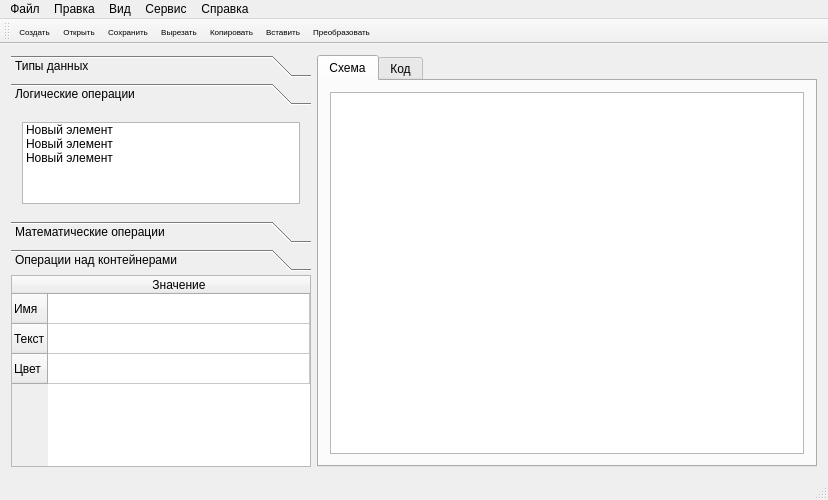
<?xml version="1.0" encoding="UTF-8"?>
<ui version="4.0">
 <class>MainWindow</class>
 <widget class="QMainWindow" name="MainWindow">
  <property name="enabled">
   <bool>true</bool>
  </property>
  <property name="geometry">
   <rect>
    <x>0</x>
    <y>0</y>
    <width>818</width>
    <height>500</height>
   </rect>
  </property>
  <property name="sizePolicy">
   <sizepolicy hsizetype="Preferred" vsizetype="MinimumExpanding">
    <horstretch>0</horstretch>
    <verstretch>0</verstretch>
   </sizepolicy>
  </property>
  <property name="minimumSize">
   <size>
    <width>0</width>
    <height>500</height>
   </size>
  </property>
  <property name="baseSize">
   <size>
    <width>1900</width>
    <height>950</height>
   </size>
  </property>
  <property name="focusPolicy">
   <enum>Qt::NoFocus</enum>
  </property>
  <property name="windowTitle">
   <string>Spindle</string>
  </property>
  <property name="windowIcon">
   <iconset resource="myres.qrc">
    <normaloff>:/resources/images/icon/logo.ico</normaloff>:/resources/images/icon/logo.ico</iconset>
  </property>
  <property name="iconSize">
   <size>
    <width>30</width>
    <height>30</height>
   </size>
  </property>
  <widget class="QWidget" name="centralWidget">
   <layout class="QHBoxLayout" name="horizontalLayout">
    <property name="sizeConstraint">
     <enum>QLayout::SetDefaultConstraint</enum>
    </property>
    <item>
     <layout class="QVBoxLayout" name="verticalLayout_3" stretch="300,0">
      <property name="spacing">
       <number>4</number>
      </property>
      <property name="leftMargin">
       <number>0</number>
      </property>
      <property name="topMargin">
       <number>0</number>
      </property>
      <property name="bottomMargin">
       <number>0</number>
      </property>
      <item>
       <widget class="QToolBox" name="toolBox_2">
        <property name="sizePolicy">
         <sizepolicy hsizetype="Maximum" vsizetype="Preferred">
          <horstretch>0</horstretch>
          <verstretch>0</verstretch>
         </sizepolicy>
        </property>
        <property name="minimumSize">
         <size>
          <width>300</width>
          <height>0</height>
         </size>
        </property>
        <property name="currentIndex">
         <number>1</number>
        </property>
        <widget class="QWidget" name="page_type">
         <property name="geometry">
          <rect>
           <x>0</x>
           <y>0</y>
           <width>300</width>
           <height>110</height>
          </rect>
         </property>
         <attribute name="label">
          <string>Типы данных</string>
         </attribute>
         <layout class="QHBoxLayout" name="horizontalLayout_4">
          <item>
           <widget class="QListWidget" name="listWidget">
            <item>
             <property name="text">
              <string>Новый элемент</string>
             </property>
             <property name="icon">
              <iconset resource="myres.qrc">
               <normaloff>:/resources/images/items/01.png</normaloff>:/resources/images/items/01.png</iconset>
             </property>
            </item>
           </widget>
          </item>
         </layout>
        </widget>
        <widget class="QWidget" name="page_log_op">
         <property name="geometry">
          <rect>
           <x>0</x>
           <y>0</y>
           <width>300</width>
           <height>110</height>
          </rect>
         </property>
         <attribute name="label">
          <string>Логические операции </string>
         </attribute>
         <layout class="QHBoxLayout" name="horizontalLayout_5">
          <item>
           <widget class="QListWidget" name="listWidget_2">
            <property name="dragEnabled">
             <bool>false</bool>
            </property>
            <property name="dragDropOverwriteMode">
             <bool>true</bool>
            </property>
            <property name="dragDropMode">
             <enum>QAbstractItemView::DragOnly</enum>
            </property>
            <property name="defaultDropAction">
             <enum>Qt::CopyAction</enum>
            </property>
            <item>
             <property name="text">
              <string>Новый элемент</string>
             </property>
             <property name="icon">
              <iconset resource="myres.qrc">
               <normaloff>:/resources/images/items/01.png</normaloff>:/resources/images/items/01.png</iconset>
             </property>
            </item>
            <item>
             <property name="text">
              <string>Новый элемент</string>
             </property>
             <property name="icon">
              <iconset resource="myres.qrc">
               <normaloff>:/resources/images/items/02.png</normaloff>:/resources/images/items/02.png</iconset>
             </property>
            </item>
            <item>
             <property name="text">
              <string>Новый элемент</string>
             </property>
            </item>
           </widget>
          </item>
         </layout>
        </widget>
        <widget class="QWidget" name="page_2_math_op">
         <property name="geometry">
          <rect>
           <x>0</x>
           <y>0</y>
           <width>300</width>
           <height>110</height>
          </rect>
         </property>
         <attribute name="label">
          <string>Математические операции</string>
         </attribute>
         <layout class="QHBoxLayout" name="horizontalLayout_6">
          <item>
           <widget class="QListWidget" name="listWidget_3"/>
          </item>
         </layout>
        </widget>
        <widget class="QWidget" name="page_op_con">
         <property name="geometry">
          <rect>
           <x>0</x>
           <y>0</y>
           <width>300</width>
           <height>110</height>
          </rect>
         </property>
         <attribute name="label">
          <string>Операции над контейнерами</string>
         </attribute>
         <layout class="QHBoxLayout" name="horizontalLayout_7">
          <item>
           <widget class="QListWidget" name="listWidget_4"/>
          </item>
         </layout>
        </widget>
       </widget>
      </item>
      <item>
       <widget class="QTableWidget" name="tableWidget">
        <property name="sizePolicy">
         <sizepolicy hsizetype="Maximum" vsizetype="Expanding">
          <horstretch>0</horstretch>
          <verstretch>0</verstretch>
         </sizepolicy>
        </property>
        <property name="minimumSize">
         <size>
          <width>300</width>
          <height>0</height>
         </size>
        </property>
        <property name="mouseTracking">
         <bool>false</bool>
        </property>
        <property name="tabletTracking">
         <bool>false</bool>
        </property>
        <property name="acceptDrops">
         <bool>false</bool>
        </property>
        <property name="layoutDirection">
         <enum>Qt::LeftToRight</enum>
        </property>
        <property name="autoFillBackground">
         <bool>false</bool>
        </property>
        <property name="sizeAdjustPolicy">
         <enum>QAbstractScrollArea::AdjustIgnored</enum>
        </property>
        <property name="autoScrollMargin">
         <number>16</number>
        </property>
        <property name="dragEnabled">
         <bool>false</bool>
        </property>
        <property name="textElideMode">
         <enum>Qt::ElideLeft</enum>
        </property>
        <property name="verticalScrollMode">
         <enum>QAbstractItemView::ScrollPerItem</enum>
        </property>
        <property name="gridStyle">
         <enum>Qt::SolidLine</enum>
        </property>
        <property name="sortingEnabled">
         <bool>false</bool>
        </property>
        <attribute name="horizontalHeaderVisible">
         <bool>true</bool>
        </attribute>
        <attribute name="horizontalHeaderCascadingSectionResizes">
         <bool>true</bool>
        </attribute>
        <attribute name="horizontalHeaderDefaultSectionSize">
         <number>75</number>
        </attribute>
        <attribute name="horizontalHeaderHighlightSections">
         <bool>true</bool>
        </attribute>
        <attribute name="horizontalHeaderMinimumSectionSize">
         <number>30</number>
        </attribute>
        <attribute name="horizontalHeaderShowSortIndicator" stdset="0">
         <bool>false</bool>
        </attribute>
        <attribute name="horizontalHeaderStretchLastSection">
         <bool>true</bool>
        </attribute>
        <attribute name="verticalHeaderVisible">
         <bool>true</bool>
        </attribute>
        <attribute name="verticalHeaderCascadingSectionResizes">
         <bool>false</bool>
        </attribute>
        <attribute name="verticalHeaderDefaultSectionSize">
         <number>30</number>
        </attribute>
        <attribute name="verticalHeaderHighlightSections">
         <bool>true</bool>
        </attribute>
        <attribute name="verticalHeaderMinimumSectionSize">
         <number>14</number>
        </attribute>
        <attribute name="verticalHeaderShowSortIndicator" stdset="0">
         <bool>false</bool>
        </attribute>
        <attribute name="verticalHeaderStretchLastSection">
         <bool>false</bool>
        </attribute>
        <row>
         <property name="text">
          <string>Имя</string>
         </property>
        </row>
        <row>
         <property name="text">
          <string>Текст</string>
         </property>
        </row>
        <row>
         <property name="text">
          <string>Цвет</string>
         </property>
        </row>
        <column>
         <property name="text">
          <string>Значение</string>
         </property>
        </column>
        <item row="2" column="0">
         <property name="text">
          <string/>
         </property>
         <property name="background">
          <brush brushstyle="NoBrush">
           <color alpha="255">
            <red>0</red>
            <green>0</green>
            <blue>0</blue>
           </color>
          </brush>
         </property>
         <property name="foreground">
          <brush brushstyle="NoBrush">
           <color alpha="255">
            <red>0</red>
            <green>0</green>
            <blue>0</blue>
           </color>
          </brush>
         </property>
        </item>
       </widget>
      </item>
     </layout>
    </item>
    <item>
     <widget class="QTabWidget" name="tabWidget">
      <property name="minimumSize">
       <size>
        <width>500</width>
        <height>0</height>
       </size>
      </property>
      <property name="tabShape">
       <enum>QTabWidget::Rounded</enum>
      </property>
      <property name="currentIndex">
       <number>0</number>
      </property>
      <property name="elideMode">
       <enum>Qt::ElideNone</enum>
      </property>
      <property name="documentMode">
       <bool>false</bool>
      </property>
      <property name="movable">
       <bool>false</bool>
      </property>
      <property name="tabBarAutoHide">
       <bool>false</bool>
      </property>
      <widget class="QWidget" name="tap_scheme">
       <attribute name="title">
        <string>Схема</string>
       </attribute>
       <layout class="QHBoxLayout" name="horizontalLayout_2">
        <item>
         <widget class="QGraphicsView" name="graphicsView">
          <property name="dragMode">
           <enum>QGraphicsView::NoDrag</enum>
          </property>
         </widget>
        </item>
       </layout>
      </widget>
      <widget class="QWidget" name="tap_code">
       <attribute name="title">
        <string>Код</string>
       </attribute>
       <layout class="QHBoxLayout" name="horizontalLayout_3">
        <item>
         <widget class="QTextEdit" name="textEdit">
          <property name="font">
           <font>
            <family>MS Shell Dlg 2</family>
           </font>
          </property>
          <property name="html">
           <string>&lt;!DOCTYPE HTML PUBLIC &quot;-//W3C//DTD HTML 4.0//EN&quot; &quot;http://www.w3.org/TR/REC-html40/strict.dtd&quot;&gt;
&lt;html&gt;&lt;head&gt;&lt;meta name=&quot;qrichtext&quot; content=&quot;1&quot; /&gt;&lt;style type=&quot;text/css&quot;&gt;
p, li { white-space: pre-wrap; }
&lt;/style&gt;&lt;/head&gt;&lt;body style=&quot; font-family:'MS Shell Dlg 2'; font-size:8pt; font-weight:400; font-style:normal;&quot;&gt;
&lt;p style=&quot; margin-top:12px; margin-bottom:12px; margin-left:0px; margin-right:0px; -qt-block-indent:0; text-indent:0px;&quot;&gt;&lt;span style=&quot; font-family:'Courier New'; font-size:10pt; color:#000000;&quot;&gt;var s:string;&lt;/span&gt;&lt;/p&gt;
&lt;p style=&quot; margin-top:12px; margin-bottom:12px; margin-left:0px; margin-right:0px; -qt-block-indent:0; text-indent:0px;&quot;&gt;&lt;span style=&quot; font-family:'Courier New'; font-size:10pt; color:#000000;&quot;&gt;    r:real;&lt;/span&gt;&lt;/p&gt;
&lt;p style=&quot; margin-top:12px; margin-bottom:12px; margin-left:0px; margin-right:0px; -qt-block-indent:0; text-indent:0px;&quot;&gt;&lt;span style=&quot; font-family:'Courier New'; font-size:10pt; color:#000000;&quot;&gt;    i,j,n:integer;&lt;/span&gt;&lt;/p&gt;
&lt;p style=&quot; margin-top:12px; margin-bottom:12px; margin-left:0px; margin-right:0px; -qt-block-indent:0; text-indent:0px;&quot;&gt;&lt;span style=&quot; font-family:'Courier New'; font-size:10pt; color:#000000;&quot;&gt;begin&lt;/span&gt;&lt;/p&gt;
&lt;p style=&quot; margin-top:12px; margin-bottom:12px; margin-left:0px; margin-right:0px; -qt-block-indent:0; text-indent:0px;&quot;&gt;&lt;span style=&quot; font-family:'Courier New'; font-size:10pt; color:#000000;&quot;&gt;    r:=0;&lt;/span&gt;&lt;/p&gt;
&lt;p style=&quot; margin-top:12px; margin-bottom:12px; margin-left:0px; margin-right:0px; -qt-block-indent:0; text-indent:0px;&quot;&gt;&lt;span style=&quot; font-family:'Courier New'; font-size:10pt; color:#000000;&quot;&gt;    readln(s);&lt;/span&gt;&lt;/p&gt;
&lt;p style=&quot; margin-top:12px; margin-bottom:12px; margin-left:0px; margin-right:0px; -qt-block-indent:0; text-indent:0px;&quot;&gt;&lt;span style=&quot; font-family:'Courier New'; font-size:10pt; color:#000000;&quot;&gt;    for i:=1 to length(s) do begin&lt;/span&gt;&lt;/p&gt;
&lt;p style=&quot; margin-top:12px; margin-bottom:12px; margin-left:0px; margin-right:0px; -qt-block-indent:0; text-indent:0px;&quot;&gt;&lt;span style=&quot; font-family:'Courier New'; font-size:10pt; color:#000000;&quot;&gt;       n:=0;&lt;/span&gt;&lt;/p&gt;
&lt;p style=&quot; margin-top:12px; margin-bottom:12px; margin-left:0px; margin-right:0px; -qt-block-indent:0; text-indent:0px;&quot;&gt;&lt;span style=&quot; font-family:'Courier New'; font-size:10pt; color:#000000;&quot;&gt;       for j:=1 to length(s) do begin&lt;/span&gt;&lt;/p&gt;
&lt;p style=&quot; margin-top:12px; margin-bottom:12px; margin-left:0px; margin-right:0px; -qt-block-indent:0; text-indent:0px;&quot;&gt;&lt;span style=&quot; font-family:'Courier New'; font-size:10pt; color:#000000;&quot;&gt;          if s[i]=s[j] then inc(n);&lt;/span&gt;&lt;/p&gt;
&lt;p style=&quot; margin-top:12px; margin-bottom:12px; margin-left:0px; margin-right:0px; -qt-block-indent:0; text-indent:0px;&quot;&gt;&lt;span style=&quot; font-family:'Courier New'; font-size:10pt; color:#000000;&quot;&gt;       end;&lt;/span&gt;&lt;/p&gt;
&lt;p style=&quot; margin-top:12px; margin-bottom:12px; margin-left:0px; margin-right:0px; -qt-block-indent:0; text-indent:0px;&quot;&gt;&lt;span style=&quot; font-family:'Courier New'; font-size:10pt; color:#000000;&quot;&gt;       r:=r+1/n;&lt;/span&gt;&lt;/p&gt;
&lt;p style=&quot; margin-top:12px; margin-bottom:12px; margin-left:0px; margin-right:0px; -qt-block-indent:0; text-indent:0px;&quot;&gt;&lt;span style=&quot; font-family:'Courier New'; font-size:10pt; color:#000000;&quot;&gt;    end;&lt;/span&gt;&lt;/p&gt;
&lt;p style=&quot; margin-top:12px; margin-bottom:12px; margin-left:0px; margin-right:0px; -qt-block-indent:0; text-indent:0px;&quot;&gt;&lt;span style=&quot; font-family:'Courier New'; font-size:10pt; color:#000000;&quot;&gt;    writeln('количество различных букв = ', r:1:0);&lt;/span&gt;&lt;/p&gt;
&lt;p style=&quot; margin-top:12px; margin-bottom:12px; margin-left:0px; margin-right:0px; -qt-block-indent:0; text-indent:0px;&quot;&gt;&lt;span style=&quot; font-family:'Courier New'; font-size:10pt; color:#000000;&quot;&gt;end.&lt;/span&gt;&lt;/p&gt;&lt;/body&gt;&lt;/html&gt;</string>
          </property>
         </widget>
        </item>
       </layout>
      </widget>
     </widget>
    </item>
   </layout>
  </widget>
  <widget class="QMenuBar" name="menuBar">
   <property name="geometry">
    <rect>
     <x>0</x>
     <y>0</y>
     <width>818</width>
     <height>17</height>
    </rect>
   </property>
   <widget class="QMenu" name="menuSpindle">
    <property name="title">
     <string>Файл</string>
    </property>
    <addaction name="action_new"/>
    <addaction name="action_open"/>
    <addaction name="action_save"/>
    <addaction name="action_save_as"/>
    <addaction name="separator"/>
    <addaction name="action_print"/>
    <addaction name="separator"/>
    <addaction name="action_exit"/>
   </widget>
   <widget class="QMenu" name="menu">
    <property name="title">
     <string>Правка</string>
    </property>
    <addaction name="action_undo"/>
    <addaction name="action_redo"/>
    <addaction name="separator"/>
    <addaction name="action_cut"/>
    <addaction name="action_copy"/>
    <addaction name="action_paste"/>
    <addaction name="separator"/>
    <addaction name="action_magic"/>
   </widget>
   <widget class="QMenu" name="menu_2">
    <property name="title">
     <string>Вид</string>
    </property>
   </widget>
   <widget class="QMenu" name="menu_3">
    <property name="title">
     <string>Сервис</string>
    </property>
    <addaction name="action_settings"/>
   </widget>
   <widget class="QMenu" name="menu_4">
    <property name="title">
     <string>Справка</string>
    </property>
    <addaction name="action_examples"/>
    <addaction name="action_documentation"/>
    <addaction name="action_about_us"/>
   </widget>
   <addaction name="menuSpindle"/>
   <addaction name="menu"/>
   <addaction name="menu_2"/>
   <addaction name="menu_3"/>
   <addaction name="menu_4"/>
  </widget>
  <widget class="QStatusBar" name="statusBar"/>
  <widget class="QToolBar" name="mainToolBar">
   <property name="sizePolicy">
    <sizepolicy hsizetype="Preferred" vsizetype="Fixed">
     <horstretch>0</horstretch>
     <verstretch>0</verstretch>
    </sizepolicy>
   </property>
   <property name="font">
    <font>
     <pointsize>6</pointsize>
    </font>
   </property>
   <property name="windowTitle">
    <string/>
   </property>
   <property name="toolTip">
    <string/>
   </property>
   <property name="iconSize">
    <size>
     <width>30</width>
     <height>30</height>
    </size>
   </property>
   <property name="toolButtonStyle">
    <enum>Qt::ToolButtonTextUnderIcon</enum>
   </property>
   <attribute name="toolBarArea">
    <enum>TopToolBarArea</enum>
   </attribute>
   <attribute name="toolBarBreak">
    <bool>false</bool>
   </attribute>
   <addaction name="action_new"/>
   <addaction name="action_open"/>
   <addaction name="action_save"/>
   <addaction name="action_cut"/>
   <addaction name="action_copy"/>
   <addaction name="action_paste"/>
   <addaction name="action_magic"/>
  </widget>
  <action name="action_new">
   <property name="checkable">
    <bool>false</bool>
   </property>
   <property name="checked">
    <bool>false</bool>
   </property>
   <property name="icon">
    <iconset resource="myres.qrc">
     <normaloff>:/resources/images/icon/icon_add.png</normaloff>:/resources/images/icon/icon_add.png</iconset>
   </property>
   <property name="text">
    <string>Создать</string>
   </property>
   <property name="toolTip">
    <string>Создать</string>
   </property>
   <property name="shortcut">
    <string>Ctrl+N</string>
   </property>
   <property name="shortcutContext">
    <enum>Qt::WindowShortcut</enum>
   </property>
   <property name="menuRole">
    <enum>QAction::TextHeuristicRole</enum>
   </property>
   <property name="shortcutVisibleInContextMenu">
    <bool>false</bool>
   </property>
  </action>
  <action name="action_open">
   <property name="icon">
    <iconset resource="myres.qrc">
     <normaloff>:/resources/images/icon/icon_open.png</normaloff>:/resources/images/icon/icon_open.png</iconset>
   </property>
   <property name="text">
    <string>Открыть</string>
   </property>
   <property name="shortcut">
    <string>Ctrl+O</string>
   </property>
  </action>
  <action name="action_save">
   <property name="icon">
    <iconset resource="myres.qrc">
     <normaloff>:/resources/images/icon/icon_save.png</normaloff>:/resources/images/icon/icon_save.png</iconset>
   </property>
   <property name="text">
    <string>Сохранить</string>
   </property>
   <property name="toolTip">
    <string>Сохранить</string>
   </property>
   <property name="shortcut">
    <string>Ctrl+S</string>
   </property>
  </action>
  <action name="action_save_as">
   <property name="icon">
    <iconset resource="myres.qrc">
     <normaloff>:/resources/images/icon/icon_save_as.png</normaloff>:/resources/images/icon/icon_save_as.png</iconset>
   </property>
   <property name="text">
    <string>Сохранить как</string>
   </property>
   <property name="toolTip">
    <string>Сохранить как</string>
   </property>
   <property name="shortcut">
    <string>Ctrl+Shift+S</string>
   </property>
  </action>
  <action name="action_undo">
   <property name="icon">
    <iconset resource="myres.qrc">
     <normaloff>:/resources/images/icon/icon_undo.png</normaloff>:/resources/images/icon/icon_undo.png</iconset>
   </property>
   <property name="text">
    <string>Отменить</string>
   </property>
   <property name="shortcut">
    <string>Ctrl+Z</string>
   </property>
  </action>
  <action name="action_redo">
   <property name="icon">
    <iconset resource="myres.qrc">
     <normaloff>:/resources/images/icon/icon_redo.png</normaloff>:/resources/images/icon/icon_redo.png</iconset>
   </property>
   <property name="text">
    <string>Повторить</string>
   </property>
   <property name="toolTip">
    <string>Повторить</string>
   </property>
   <property name="shortcut">
    <string>Ctrl+Y</string>
   </property>
  </action>
  <action name="action_cut">
   <property name="icon">
    <iconset resource="myres.qrc">
     <normaloff>:/resources/images/icon/icon_cut.png</normaloff>:/resources/images/icon/icon_cut.png</iconset>
   </property>
   <property name="text">
    <string>Вырезать</string>
   </property>
   <property name="shortcut">
    <string>Ctrl+X</string>
   </property>
  </action>
  <action name="action_copy">
   <property name="icon">
    <iconset resource="myres.qrc">
     <normaloff>:/resources/images/icon/icon_copy.png</normaloff>:/resources/images/icon/icon_copy.png</iconset>
   </property>
   <property name="text">
    <string>Копировать</string>
   </property>
   <property name="shortcut">
    <string>Ctrl+C</string>
   </property>
  </action>
  <action name="action_paste">
   <property name="icon">
    <iconset resource="myres.qrc">
     <normaloff>:/resources/images/icon/icon_paste.png</normaloff>:/resources/images/icon/icon_paste.png</iconset>
   </property>
   <property name="text">
    <string>Вставить</string>
   </property>
   <property name="shortcut">
    <string>Ctrl+V</string>
   </property>
  </action>
  <action name="action_magic">
   <property name="icon">
    <iconset resource="myres.qrc">
     <normaloff>:/resources/images/icon/icon_code.png</normaloff>:/resources/images/icon/icon_code.png</iconset>
   </property>
   <property name="text">
    <string>Преобразовать </string>
   </property>
   <property name="shortcut">
    <string>Ctrl+M</string>
   </property>
  </action>
  <action name="action_settings">
   <property name="icon">
    <iconset resource="myres.qrc">
     <normaloff>:/resources/images/icon/icons_settings.png</normaloff>:/resources/images/icon/icons_settings.png</iconset>
   </property>
   <property name="text">
    <string>Настройки</string>
   </property>
  </action>
  <action name="action_about_us">
   <property name="icon">
    <iconset resource="myres.qrc">
     <normaloff>:/resources/images/icon/icon_about_us.png</normaloff>:/resources/images/icon/icon_about_us.png</iconset>
   </property>
   <property name="text">
    <string>О программе</string>
   </property>
  </action>
  <action name="action_print">
   <property name="icon">
    <iconset resource="myres.qrc">
     <normaloff>:/resources/images/icon/icon_print.png</normaloff>:/resources/images/icon/icon_print.png</iconset>
   </property>
   <property name="text">
    <string>Печать</string>
   </property>
   <property name="shortcut">
    <string>Ctrl+P</string>
   </property>
  </action>
  <action name="action_exit">
   <property name="icon">
    <iconset resource="myres.qrc">
     <normaloff>:/resources/images/icon/icon_exit.png</normaloff>:/resources/images/icon/icon_exit.png</iconset>
   </property>
   <property name="text">
    <string>Выход</string>
   </property>
   <property name="shortcut">
    <string>Ctrl+Q</string>
   </property>
  </action>
  <action name="action_documentation">
   <property name="icon">
    <iconset resource="myres.qrc">
     <normaloff>:/resources/images/icon/icon_documentation.png</normaloff>:/resources/images/icon/icon_documentation.png</iconset>
   </property>
   <property name="text">
    <string>Документация</string>
   </property>
  </action>
  <action name="action_examples">
   <property name="icon">
    <iconset resource="myres.qrc">
     <normaloff>:/resources/images/icon/icon_examples.png</normaloff>:/resources/images/icon/icon_examples.png</iconset>
   </property>
   <property name="text">
    <string>Примеры алгоритмов</string>
   </property>
  </action>
 </widget>
 <layoutdefault spacing="6" margin="11"/>
 <resources>
  <include location="myres.qrc"/>
 </resources>
 <connections/>
</ui>
